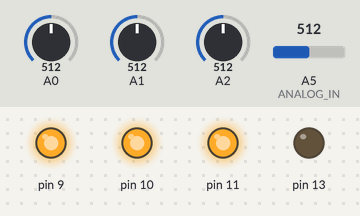
A sketch run on a simulated Arduino Uno, built with avr-gcc and run on an emulated ATmega328P. Shown: output pins drawn as LEDs (lit = HIGH). Inputs (shaded band) come from the test bench; at power-on: A5 (ANALOG_IN) = 512, A0 = 512, A1 = 512, A2 = 512.

Above: at 1.2 s.
1.3 s: A5 (ANALOG_IN) set to 105
2.8 s: A5 (ANALOG_IN) set to 89
At 3.8 s:
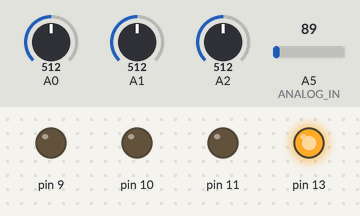
4.3 s: A5 (ANALOG_IN) set to 110
At 6.5 s:
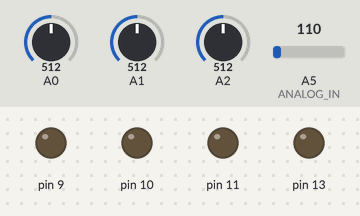
7.3 s: A5 (ANALOG_IN) set to 90
At 7.6 s:
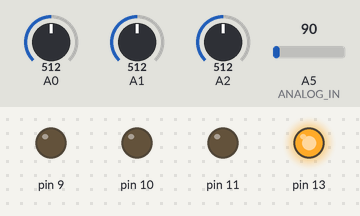
Timing chart, 0 to 9.8 s (numbered marks = the images above; inputs shaded):
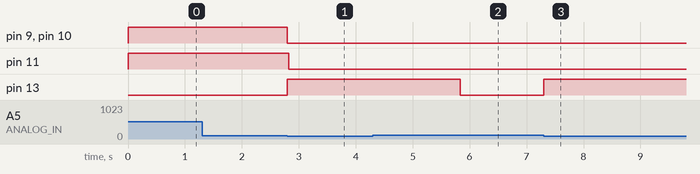

The sketch:

auras02Arduino.ino
```cpp
#define ANALOG_IN A5

#define THRESH 100
#define ONTIME   3000
#define ONDELAY  0


// state variables
int ledState;
unsigned long lastOn;
unsigned long toTurnOn;

void setup() {
  // setup
  pinMode(13,OUTPUT);

  //RGB led
  pinMode(11,OUTPUT);
  pinMode(10,OUTPUT);
  pinMode(9,OUTPUT);

  // cathodes
  analogWrite(9,255);
  analogWrite(10,255);
  analogWrite(11,255);

  //Serial.begin(19200);

  // initial state
  ledState = LOW;
  lastOn = millis();
  toTurnOn = -1;

  // pin stuff
  digitalWrite(13,ledState);
  analogReference(DEFAULT);    // 5V
  //analogReference(EXTERNAL);   //
  //analogReference(INTERNAL);    // 1.1V

}


void loop() {
  // read analog in
  int val = analogRead(ANALOG_IN);

  // if off and saw a value and haven't seen other value yet
  //    then set up a time to turn on
  if((ledState == LOW)&&(val < THRESH)&&(toTurnOn == -1)){
    toTurnOn = millis()+ONDELAY;
  }
  // if off and have seen a high value and it's time to turn on
  else if((ledState == LOW)&&(toTurnOn != -1)&&(millis() > toTurnOn)){
    ledState = HIGH;
    toTurnOn = -1;
    digitalWrite(13,ledState);
    rgb(10,11,9);
    lastOn = millis();
  }
  // if on for more than ONTIME milliseconds
  else if((ledState == HIGH)&&((millis()-lastOn) > ONTIME)){
    ledState = LOW;
    digitalWrite(13,ledState);
    digitalWrite(11,ledState);
    digitalWrite(10,ledState);
    digitalWrite(9,ledState);
  }

  Serial.write( 0xff);
  Serial.write( (val >> 8) & 0xff);
  Serial.write( val & 0xff);
}


void rgb(int r, int g, int b){

  int oldRGB[3] = {
  0,0,0};

 int val = analogRead(A0);
  val = constrain(val,600,900);
  if(abs(val - oldRGB[0]) > 12){
    int mval = map(val,600,900,0,255);
    analogWrite(b,mval);
    oldRGB[0] = val;
    Serial.print("B ");
    Serial.print(mval);
    Serial.print('\n');
  }
  delay(10);

  val = analogRead(A1);
  val = constrain(val,600,900);
  if(abs(val - oldRGB[1]) > 12){
    int mval = map(val,600,900,0,255);
    analogWrite(r,mval);
    oldRGB[1] = val;
    Serial.print("R ");
    Serial.print(mval);
    Serial.print('\n');
  }
  delay(10);

  val = analogRead(A2);
  val = constrain(val,600,900);
  if(abs(val - oldRGB[2]) > 12){
    int mval = map(val,600,900,0,255);
    analogWrite(g,mval);
    oldRGB[2] = val;
    Serial.print("G ");
    Serial.print(mval);
    Serial.print('\n');
  }
  delay(10);

}
```

Measured:
- the behaviour switches between 100 and 99 on A5 (ANALOG_IN) (found by bisection; images 0 and 1)
- after the input at 1.3 s, every drawn part: stays the same
- after the input at 2.8 s, pin 9–11: HIGH → LOW at once; pin 13: LOW → HIGH at once
- after the input at 4.3 s, pin 13: HIGH → LOW after 1.5 s
- after the input at 7.3 s, pin 13: LOW → HIGH at once
